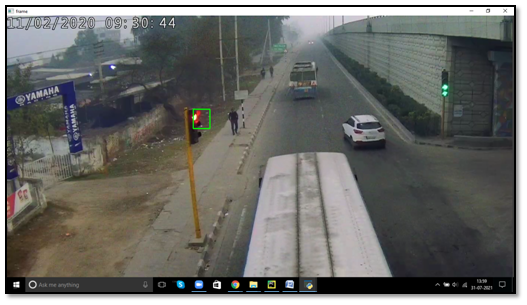
#> input picture media/image.png, 527 x 305 px, given in place of v2.mov, which was not available
$ python main.py
#> lines starting #> are read from the running program, lines starting #| are printed output that depends on the picture; after the words box and inside, x2 and y2 are one past the last pixel; in counts of white or black regions, pixels touching at a corner belong together; pictures that were not available may be replaced by others from this repository, and a replacement may not be noted

import cv2
import numpy as np


def redlight_detection():
    cap = cv2.VideoCapture("C:/Users/admin/Desktop/red light/v2.mov")
    video_cod = cv2.VideoWriter_fourcc(*'XVID')
    video_output = cv2.VideoWriter('captured_video.avi',video_cod,10,(int(cap.get(3)),int(cap.get(4))))

    while (1):
        _, frame = cap.read()
#> frame is the input picture: shape (305, 527, 3); mean B, G, R 104.2, 107.6, 107.3

        hsv = cv2.cvtColor(frame, cv2.COLOR_BGR2HSV)
#> hsv: shape (305, 527, 3); mean H, S, V 55.8, 30.6, 112
        lower_red = np.array([0, 50, 50])
        upper_red = np.array([10, 255, 255])
        mask0 = cv2.inRange(hsv, lower_red, upper_red)
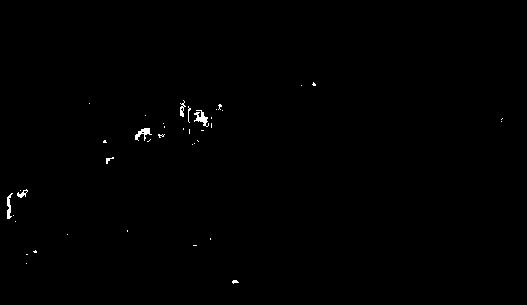
#> mask0: shape (305, 527); 0.34% white; 40 white regions (33 under 20 px), largest, box (x1, y1, x2, y2) and area: (194, 110, 209, 127) 114, (135, 128, 152, 141) 97, (7, 193, 13, 219) 80

        lower_red = np.array([170, 50, 50])
        upper_red = np.array([180, 255, 255])
        mask1 = cv2.inRange(hsv, lower_red, upper_red)
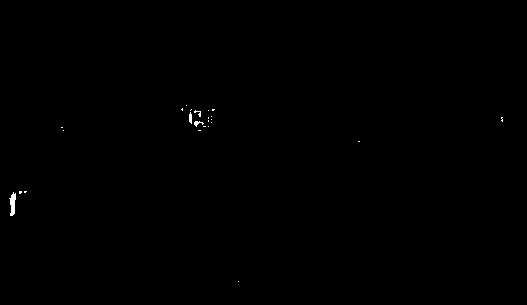
#> mask1: shape (305, 527); 0.15% white; 24 white regions (20 under 20 px), largest, box (x1, y1, x2, y2) and area: (9, 192, 16, 216) 104, (189, 112, 192, 124) 29, (194, 121, 204, 127) 28, (194, 110, 201, 117) 20

        mask=mask0+mask1
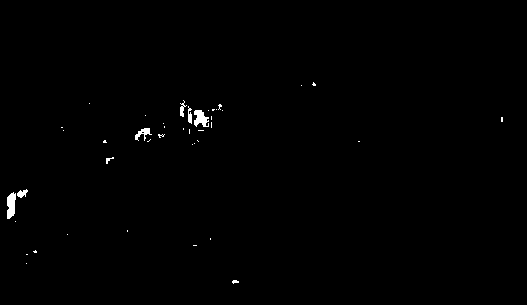
#> mask: shape (305, 527); 0.49% white; 42 white regions (35 under 20 px)

        ret, thresh = cv2.threshold(mask, 127, 255, 0)
        contours, hierarchy = cv2.findContours(thresh, cv2.RETR_TREE, cv2.CHAIN_APPROX_SIMPLE)
#> contours = 45 contours, 39 with area under 20; largest, box (x1, y1, x2, y2) and area: (7, 192, 16, 219) 155, (194, 110, 209, 127) 134, (135, 128, 152, 141) 68, (17, 189, 28, 198) 43, (180, 100, 187, 117) 31, (188, 106, 192, 124) 30

        areas = [cv2.contourArea(c) for c in contours]
#> areas = 45 values, max 155 at index 9, min 0 at index 1, mean 11.56
        max_index = np.argmax(areas)
#> max_index = 9
        cnt = contours[max_index]
#> cnt = contour of 19 points, box (x1, y1, x2, y2) (7, 192, 16, 219), area 155

        x, y, w, h = cv2.boundingRect(cnt)
#> x = 7; y = 192; w = 9; h = 27
        cv2.rectangle(frame, (x, y), (x + w, y + h), (0, 255, 0), 2)
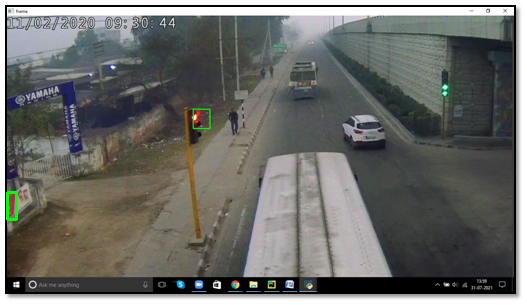
#> frame: shape (305, 527, 3); 0.13% of pixels changed, all inside (x1, y1, x2, y2) = (6, 191, 18, 221)

        cv2.imshow('frame', frame)
        video_output.write(frame)

        k = cv2.waitKey(5) & 0xFF
#> (key Esc is pressed here)
        if k == 27:
            break

    cv2.destroyAllWindows()
    cap.release()
    video_output.release()


if __name__ == '__main__':
    redlight_detection()

# See PyCharm help at https://www.jetbrains.com/help/pycharm/
